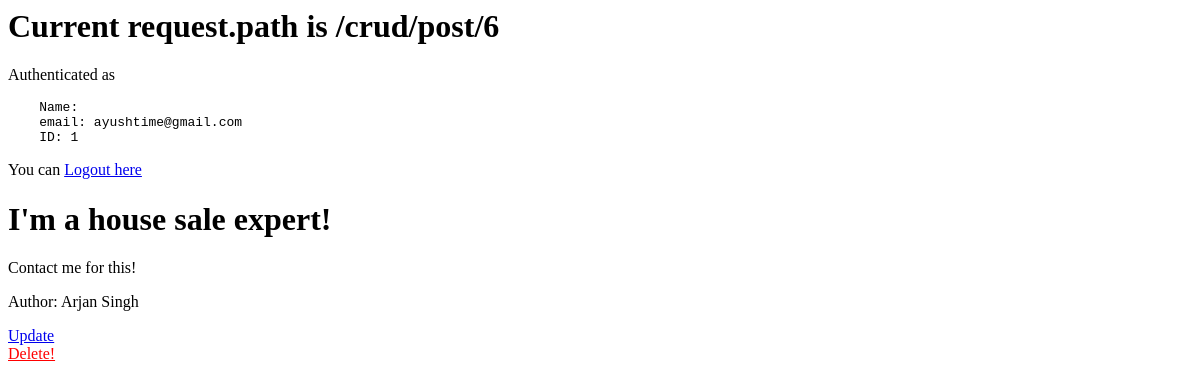
Before: /crud/post/6 (signed in) with the older database file.
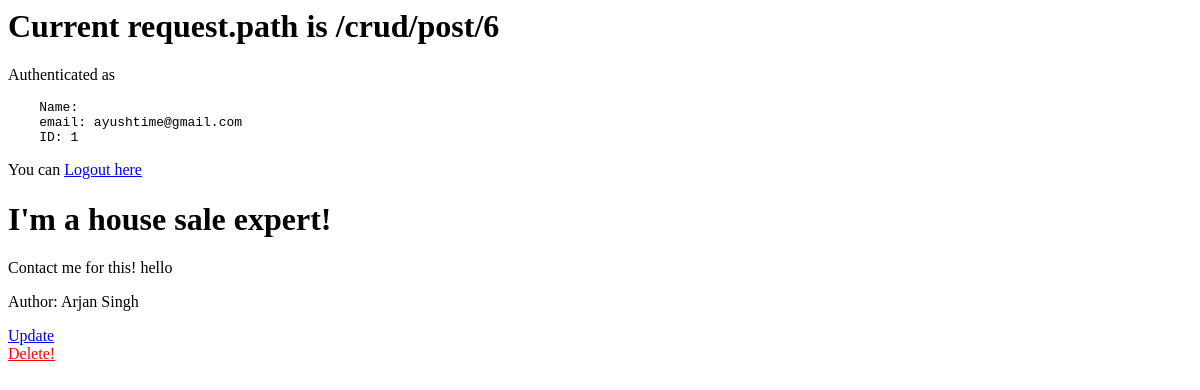
After: the same page with the newer database file.
### crud/models.py (models this page shows, shortened)
class Post(models.Model):
    title = models.CharField(max_length=100)
    content = models.TextField(max_length=300)
    author = models.ForeignKey(Mentor, on_delete=models.CASCADE)

class Mentor(models.Model):
    first_name = models.CharField(max_length=30)
    last_name = models.CharField(max_length=30)
    email = models.EmailField()
    user_bio = models.TextField(max_length=500)
    expertise = TaggableManager()
    def __str__(self):
        return f"{self.first_name} {self.last_name}"

### crud/views.py (the view)
# urls.py: path("post/<int:pk>", HomeDetailView.as_view(), name="post_detail"),
class HomeDetailView(LoginRequiredMixin, DetailView):
    model = Post

### crud/templates/crud/post_detail.html (shortened to what this page needs)
{% extends "crud/main.html" %}
{% block content %}
</head>
<body>
    <h1>{{ post.title }}</h1>
    <p>{{ post.content }}</p>
    <p>Author: {{ post.author }}</p>
<a href="{% url 'crud:post_update' post.pk %}">Update</a>
<br>
<a style="color:red" href="{% url 'crud:post_delete' post.pk%}">Delete!</a>
{% endblock %}

Changed rows visible on the page:
changed Post "I'm a house sale expert!": content "Contact me for this!" → "Contact me for this! hello"
